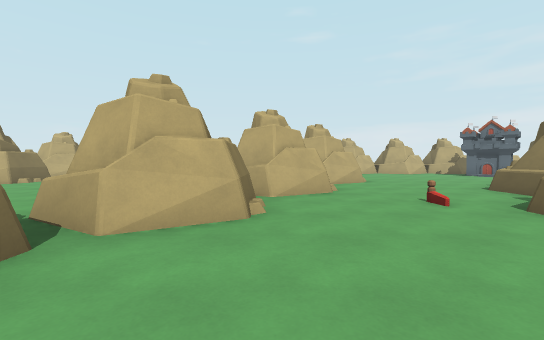
view 1 (above)

21 first-person views from a walk through a Godot game level. The camera is 1.3 m above the floor, tilts 2° down and sees 90° across. The floor is counted in squares, 2 m on a side. Each view is taken from the middle of a square. On the plan, view 1 faces up. The plan holds only what a view shows up to about 9 squares ahead; the rest is blank. Characters and animated objects are left out.

view 2
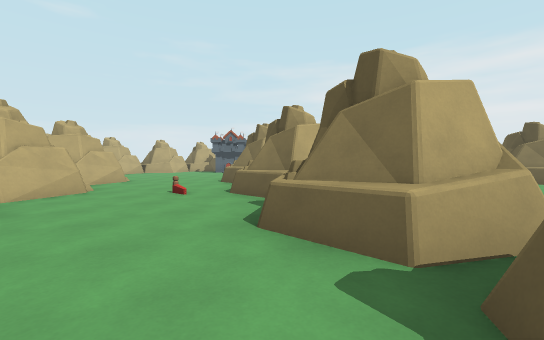

view 3
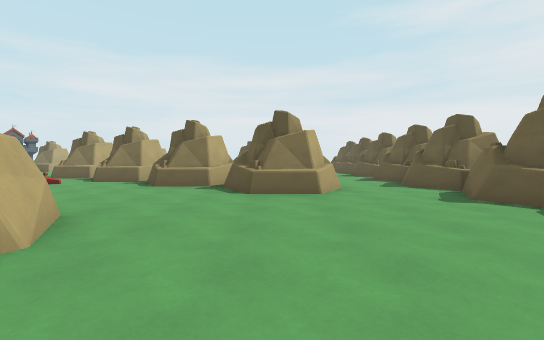

view 4
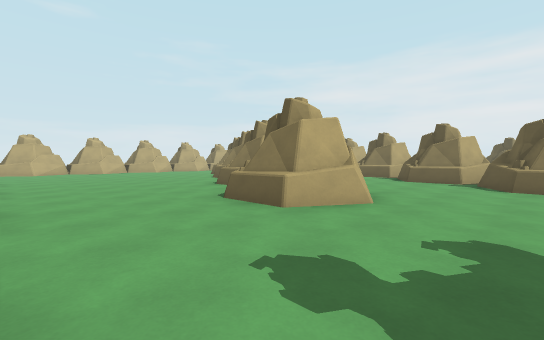

view 5
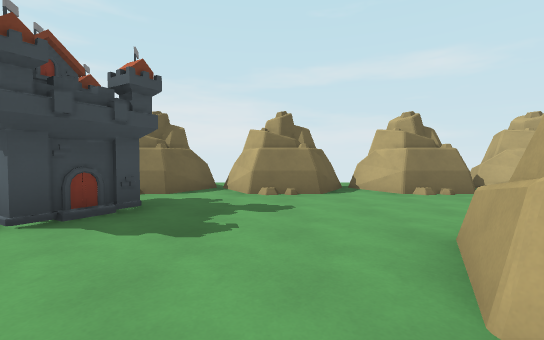

view 6
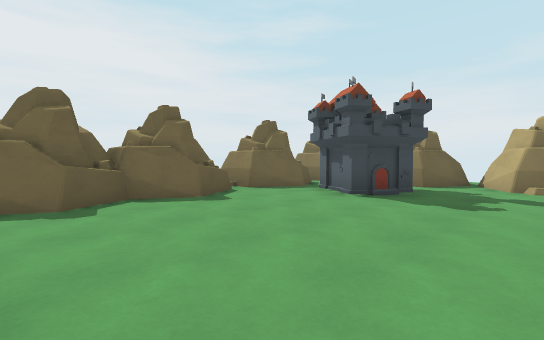

view 7
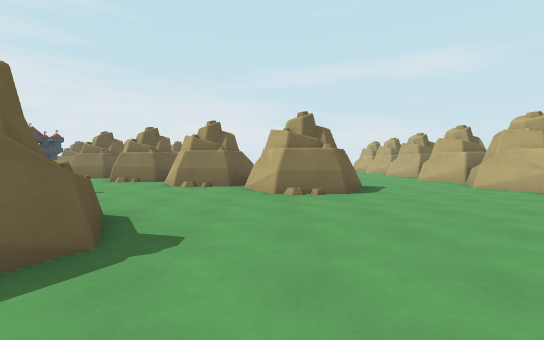

view 8
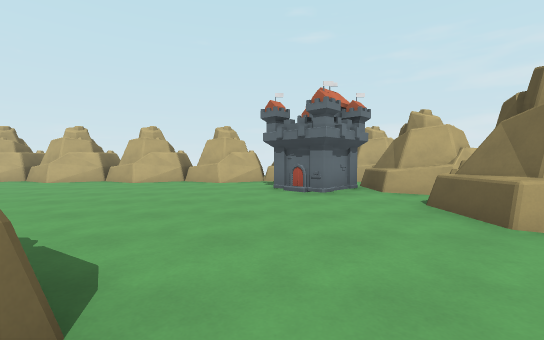

view 9
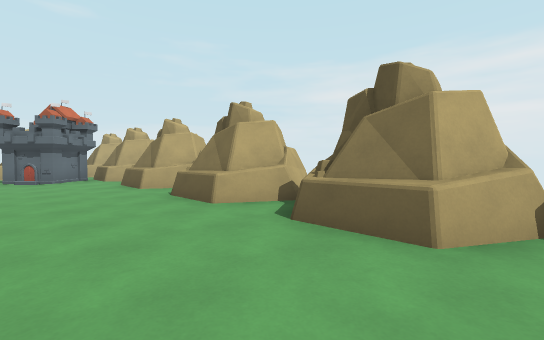

view 10
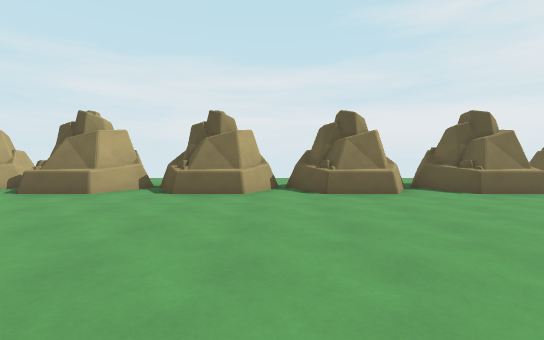

view 11
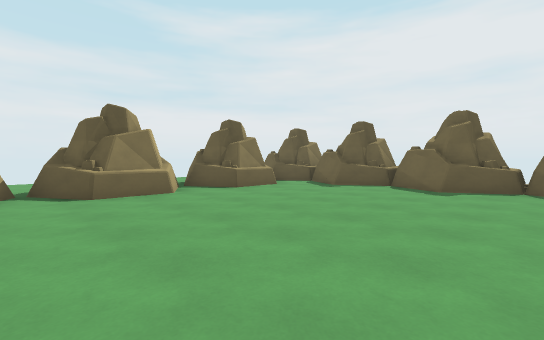

view 12
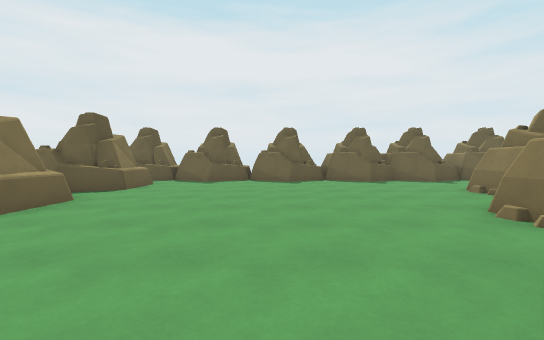

view 13
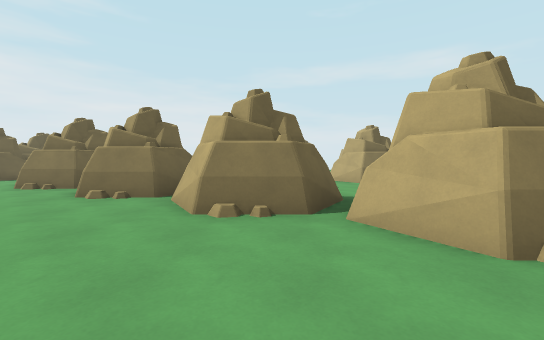

view 14
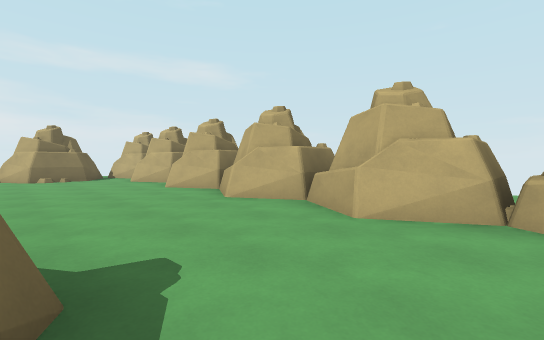

view 15
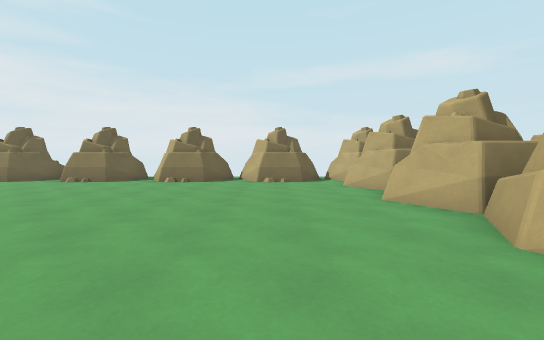

view 16
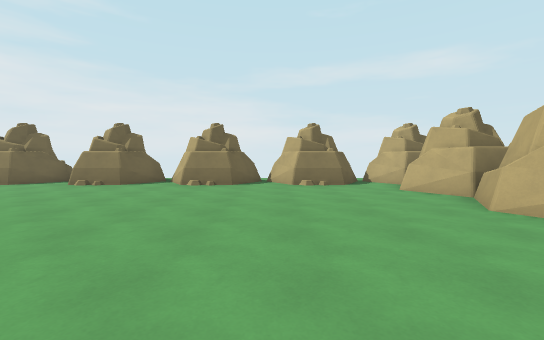

view 17
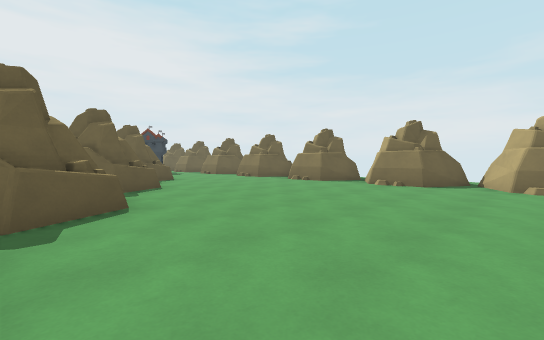

view 18
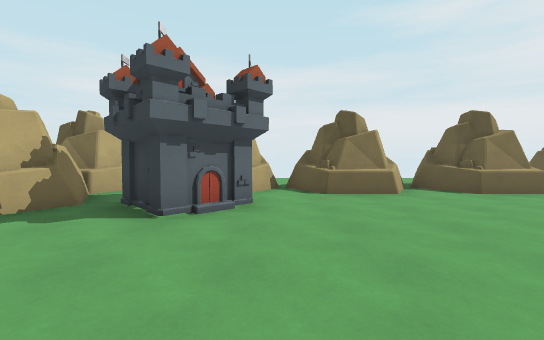

view 19
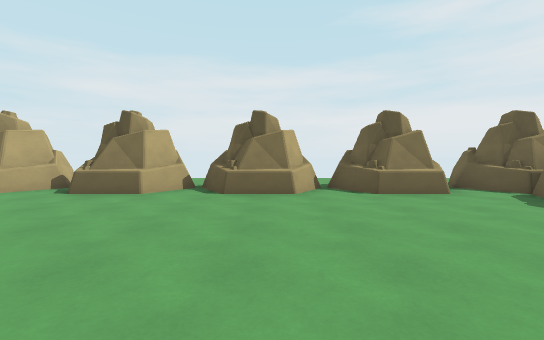

view 20
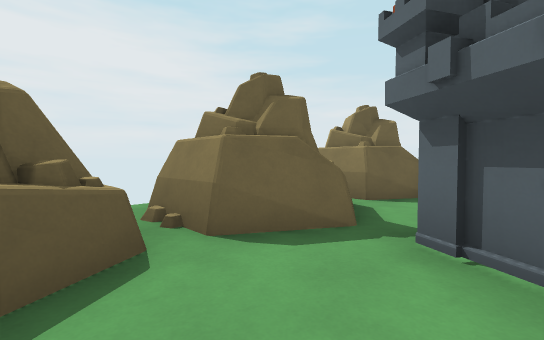

view 21
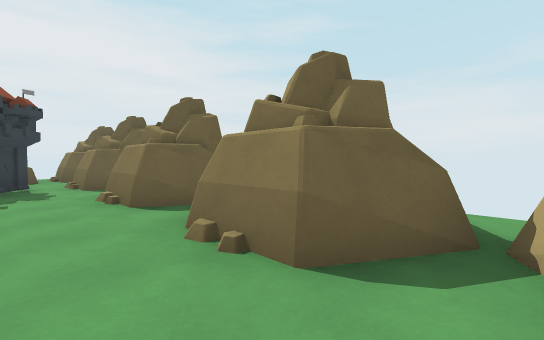

### Floor plan
Key: @ floor where view 1 was taken; # wall or solid block; x gap in a wall; . floor; ^ raised ledge; F flag.
Columns run from 9 left of view 1 to 13 right of it. Each row starts with its distance up from view 1.
 14 ###################
 13 #..#.#..#.#..#.#..#
 12 ##................##
 11 ##................####
 10 #.........^..........x
  9 ##........ #........##
  8  #........##........###
  7  .......###..........x
  6 ##......###...###...##
  5 ##.....^##....###...###
  4 #......###.F.^##.....x.
  3 ##.....##....###....##
  2 ##...###.....##.....#
  1 #....###...###.......x
  0 ##....#..@.###......##
 -1 ##........^##.......#
 -2 #.........###........x
 -3 ##.#......##........##
 -4  #x##...............#
 -5  ....................
 -6 ##.##.#################
 -7  #######

Positions as (right, up) in squares from view 1, and headings:
1: (0, 0), facing up
2: (0, -1), facing up-right
3: (-5, -2), facing right
4: (-7, -2), facing up-right
5: (-2, -1), facing left
6: (0, -1), facing down-left
7: (8, 8), facing left
8: (8, 5), facing up
9: (8, 1), facing up-right
10: (5, 1), facing right
11: (5, 1), facing down-right
12: (7, 3), facing down
13: (9, 3), facing left
14: (3, 10), facing up-left
15: (1, 11), facing left
16: (0, 10), facing left
17: (0, 11), facing down-left
18: (5, 10), facing right
19: (5, -1), facing right
20: (-3, -4), facing down-left
21: (-6, 4), facing down-left
